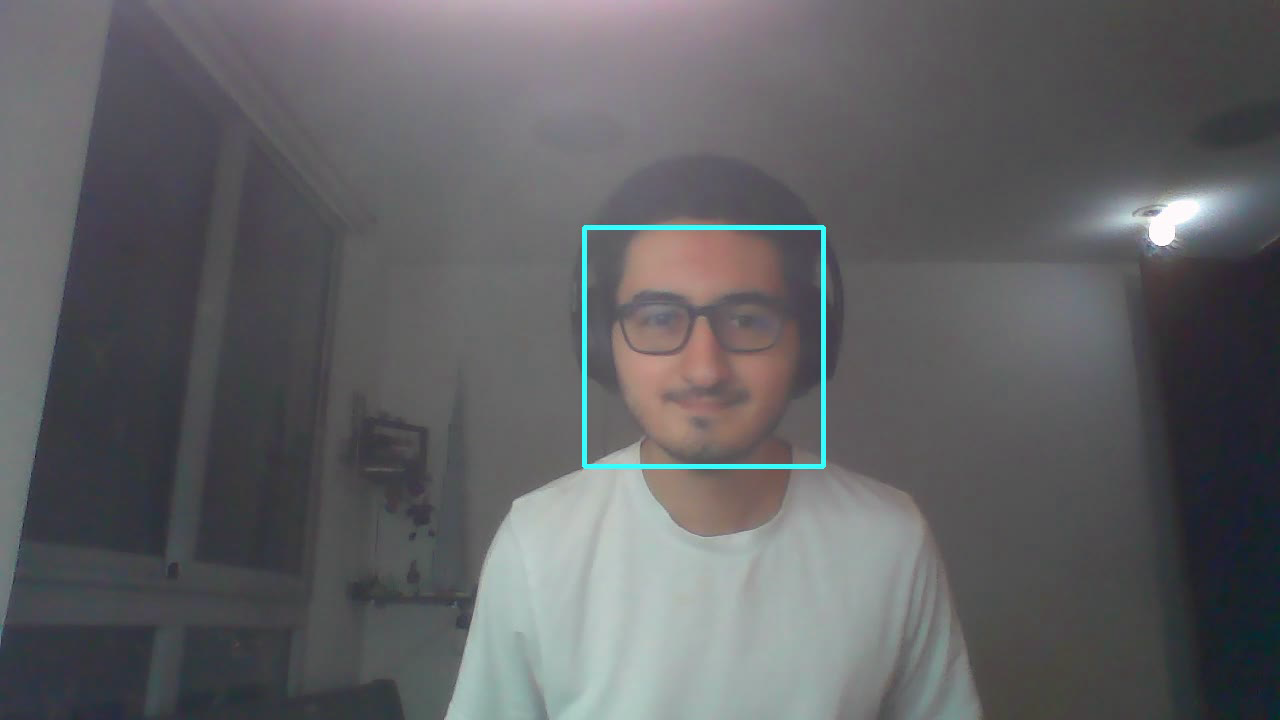
#> input picture frame 4 of python/computer_vision/face_detect_haar_cascade/sample_video_0_output.avi, 1280 x 720 px, given in place of sample_video_0.mp4, which was not available
$ python sample_video_correct_frames.py
#> lines starting #> are read from the running program, lines starting #| are printed output that depends on the picture; after the words box and inside, x2 and y2 are one past the last pixel; in counts of white or black regions, pixels touching at a corner belong together; pictures that were not available may be replaced by others from this repository, and a replacement may not be noted
#> in main, image is the input picture: shape (720, 1280, 3); mean B, G, R 99.8, 97.3, 96.9
### python/face_detect_haar_cascade/src/face_detect_hc.py
# ATTEMPT FOR FACIAL DETECTION
# Santiago Garcia Arango
# Inspired by: https://realpython.com/face-recognition-with-python/

# Built-in imports
import os

# External libraries imports
import cv2 as cv
import numpy as np

ROOT_FOLDER = os.path.abspath(os.path.join(
    os.path.dirname(__file__), os.path.pardir))
print("ROOT_FOLDER --> ", ROOT_FOLDER)


class FaceDetector:
    def __init__(self, image, show_results=False, only_biggest_face=False):
        self.image = image
        self.show_results = show_results
        self.only_biggest_face = only_biggest_face

    def face_detect(self):
        if self.image is None:
            print("ERROR: Image did not load correctly.")
            return False

        self.generate_haar_cascade_clasifier()
        self.apply_haar_cascade_clasifier()

        # If self.faces returns a tuple, it means that no faces were found
        if (type(self.faces) is tuple):
            if (self.show_results == True):
                print("Found 0 faces in given image!")
                cv.imshow("FACES DETECTED", self.image)
            return self.faces

        # Apply extra filter if only biggest face is desired
        if (self.only_biggest_face == True):
            self.faces = self.get_biggest_face()

        # Only draw face results if the show_results flag is activated
        if (self.show_results == True):
            # Draw a rectangle in the face/faces found
            for (x, y, w, h) in self.faces:
                cv.rectangle(self.image, (x, y),
                             (x + w, y + h), (255, 255, 55), 3)
            cv.imshow("FACES DETECTED", self.image)

        return self.faces

    def generate_haar_cascade_clasifier(self):
        # Create the haar cascade
        casc_path = os.path.join(
            ROOT_FOLDER, "src", "haarcascade_frontalface_default.xml")
        self.face_cascade = cv.CascadeClassifier(casc_path)

    def apply_haar_cascade_clasifier(self):
        gray_image = cv.cvtColor(self.image, cv.COLOR_BGR2GRAY)
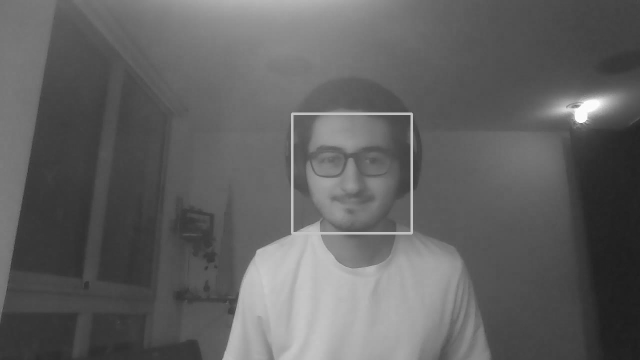
#> gray_image: shape (720, 1280) (shown at 1/2 size); min 9, max 255, mean 97.4

        # Detect faces in the image (vector of faces with rectangle dimensions)
        self.faces = self.face_cascade.detectMultiScale(
            gray_image,
            scaleFactor=1.15,
            minNeighbors=5,
            minSize=(30, 30),
            flags=cv.CASCADE_SCALE_IMAGE
        )
#> self.faces = [[597, 240, 218, 218]]

    def get_biggest_face(self):
        # Create an array for the sizes (areas) of each of the faces
        array_of_sizes = []
        for (x, y, w, h) in self.faces:
            array_of_sizes.append(w * h)
#> this loop made 1 pass
#> after the loop, array_of_sizes = [47524]

        # Get index for the biggest face based on the areas
        biggest_face_index = array_of_sizes.index(max(array_of_sizes))
#> biggest_face_index = 0

        # Return a 2d array that contains only biggest face
        return np.reshape(self.faces[biggest_face_index], (-1, 4))


# [9 lines that do not run on import are left out]

### python/face_detect_haar_cascade/samples/sample_video_correct_frames.py
# FACE DETECTION ON RECORDED VIDEO TO CHECK TOTAL FRAMES WITH DETECTED FACE

# Built-int imports
import os

# My own imports
import face_detect_hc as fdhc

# General module imports
import cv2 as cv
import time


class CorrectFramesCounter:
    def __init__(self, CAP, OUT):
        self.total_frames = 0
        self.correct_frames = 0
        self.CAP = CAP
        self.OUT = OUT

    def main(self):
        # check_results if video loaded correctly
        if (self.CAP.isOpened() == False):
            print("Error opening video stream or file")
        else:
            while (self.CAP.isOpened()):
                # Get specific read image from each instant from CAP capture
                ret, image = CAP.read()

                if ret == True:
                    # Apply face_detect algorithm to each image capture
                    fd = fdhc.FaceDetector(
                        image, show_results=True, only_biggest_face=True)
                    faces = fd.face_detect()
#> the loop in face_detect, `for (x, y, w, h) in self.faces:` made 1 pass
#> after the loop in face_detect, `for (x, y, w, h) in self.faces:`:
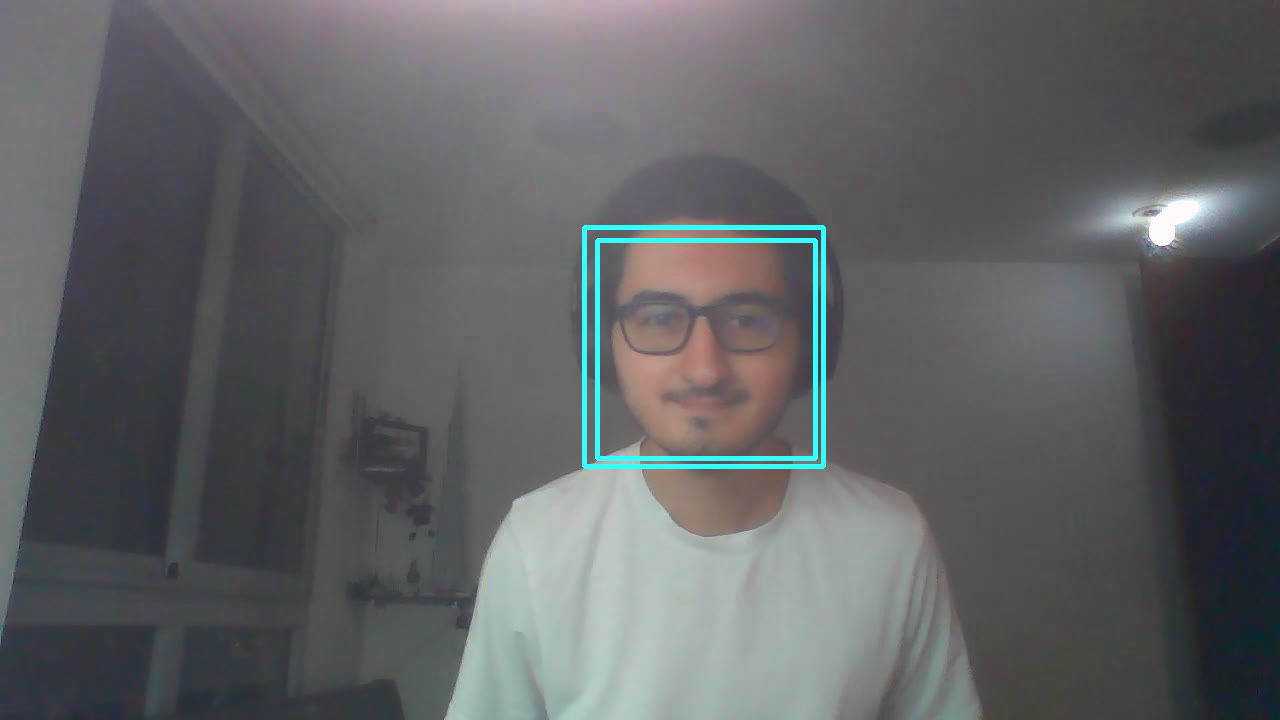
#> self.image: shape (720, 1280, 3); 0.47% of pixels changed, all inside (x1, y1, x2, y2) = (595, 238, 818, 461)
#> faces = [[597, 240, 218, 218]]

                    # Write video results in new video
                    self.OUT.write(image)

                    # Count correct frames for face_detect
                    if (len(faces) > 0):
                        self.correct_frames = self.correct_frames + 1
                    self.total_frames = self.total_frames + 1

                    # Exit when "q" is pressed
                    if (cv.waitKey(1) & 0xFF == ord("q")):
#> (key q is pressed here)
                        break

                else:
                    break

        # When CAP is finished processing, close the capture object
        self.CAP.release()
        self.OUT.release()
        cv.destroyAllWindows()


if __name__ == "__main__":
    ROOT_FOLDER = os.path.abspath(os.path.join(
        os.path.dirname(__file__), os.path.pardir))

    CAP = cv.VideoCapture(os.path.join(
        ROOT_FOLDER, "assets", "videos", "sample_video_0.mp4"))

    fourcc = cv.VideoWriter_fourcc(*'MJPG')
    OUT = cv.VideoWriter("sample_video_0_output.avi", fourcc,
                         20.0, (int(CAP.get(3)), int(CAP.get(4))))

    # Run main frame analyzer
    check_results = CorrectFramesCounter(CAP, OUT)
    check_results.main()

    # Gather frame analyzer results
    total = check_results.total_frames
    correct = check_results.correct_frames
    success = str((float(correct) / float(total)) * 100)

    print("\n\n----------- RESULTS -----------")
    print(" --> Total Frames: {}".format(total))
    print(" --> Correct Frames: {}".format(correct))
    print(" --> Succes Rate: {0} %".format(success))

$ run again, starting later in the video
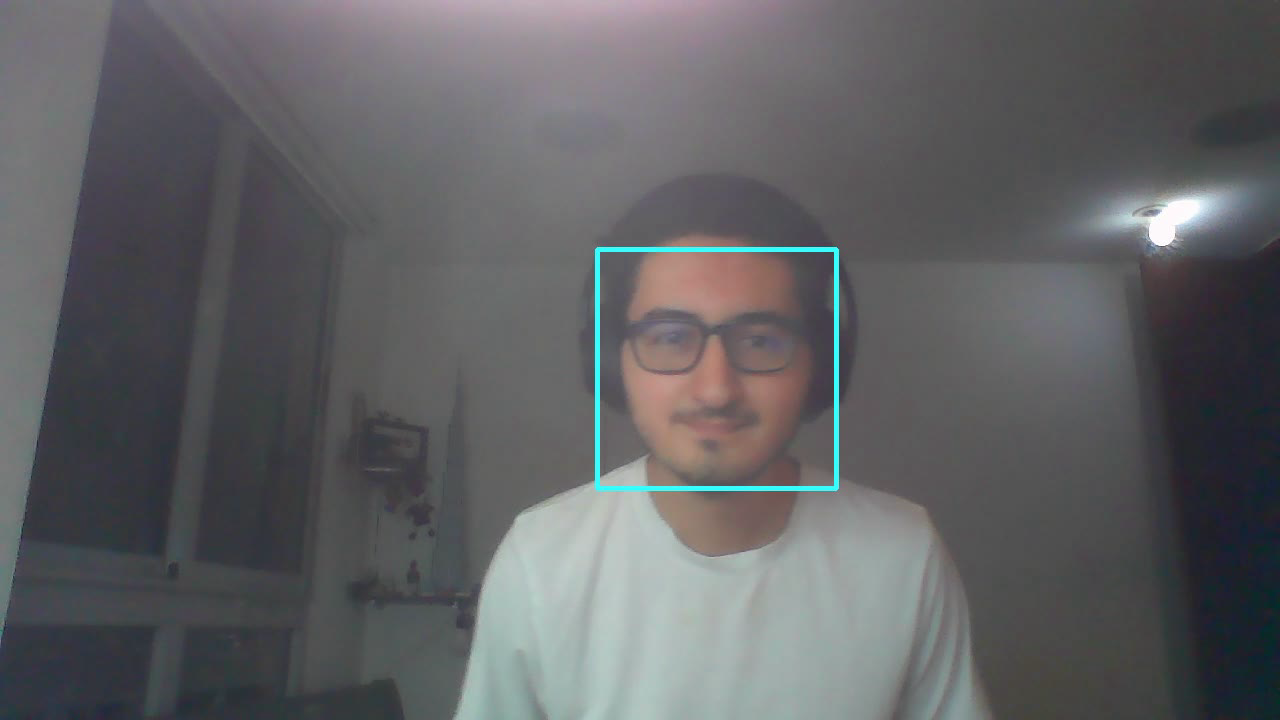
#> input picture frame 19 of python/computer_vision/face_detect_haar_cascade/sample_video_0_output.avi, 1280 x 720 px, given in place of sample_video_0.mp4, which was not available
#> in main, image is the input picture: shape (720, 1280, 3); mean B, G, R 99.2, 97, 96.3
#> in apply_haar_cascade_clasifier, `gray_image = cv.cvtColor(self.image, cv.COLOR_BGR2GRAY)`:
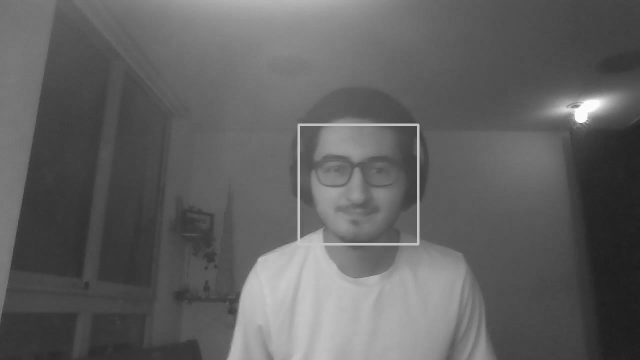
#> gray_image: shape (720, 1280) (shown at 1/2 size); min 28, max 255, mean 97
#> self.faces = [[603, 254, 227, 227]]
#> the loop in get_biggest_face, `for (x, y, w, h) in self.faces:` made 1 pass
#> after the loop in get_biggest_face, `for (x, y, w, h) in self.faces:`: array_of_sizes = [51529]
#> biggest_face_index = 0
#> the loop in face_detect, `for (x, y, w, h) in self.faces:` made 1 pass
#> after the loop in face_detect, `for (x, y, w, h) in self.faces:`:
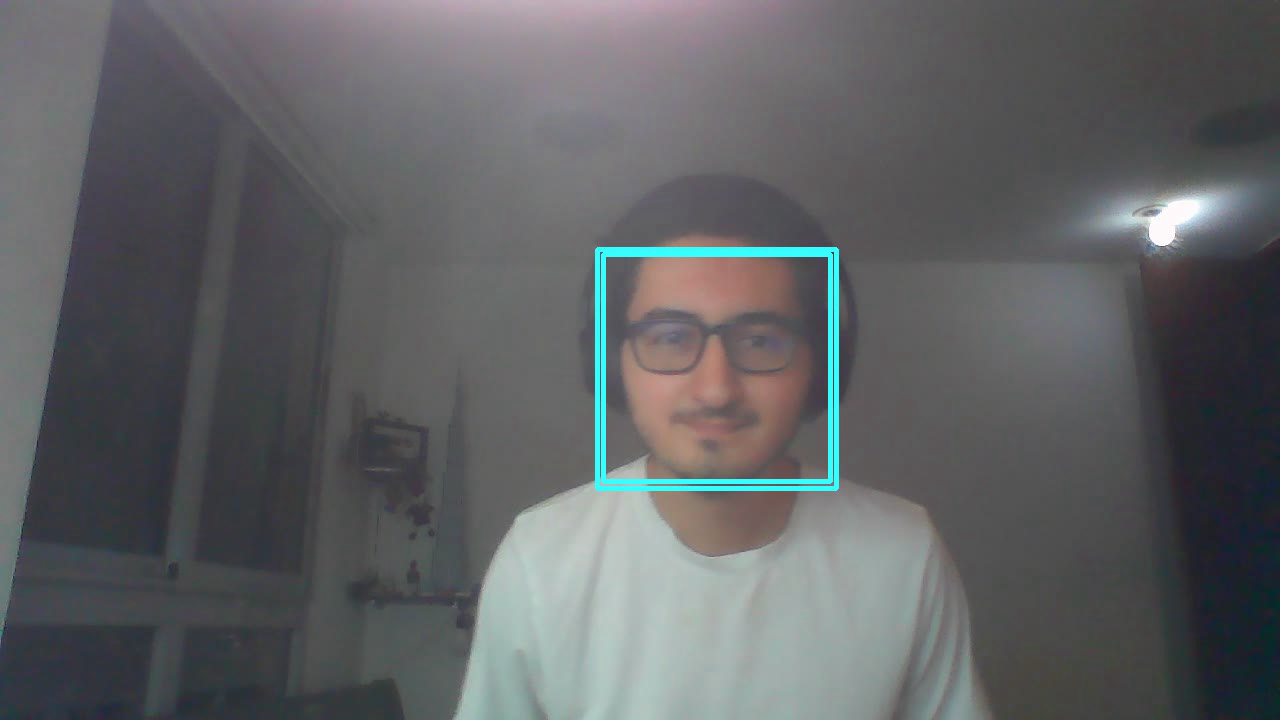
#> self.image: shape (720, 1280, 3); 0.49% of pixels changed, all inside (x1, y1, x2, y2) = (601, 252, 833, 484)
#> faces = [[603, 254, 227, 227]]

$ run again, starting later in the video
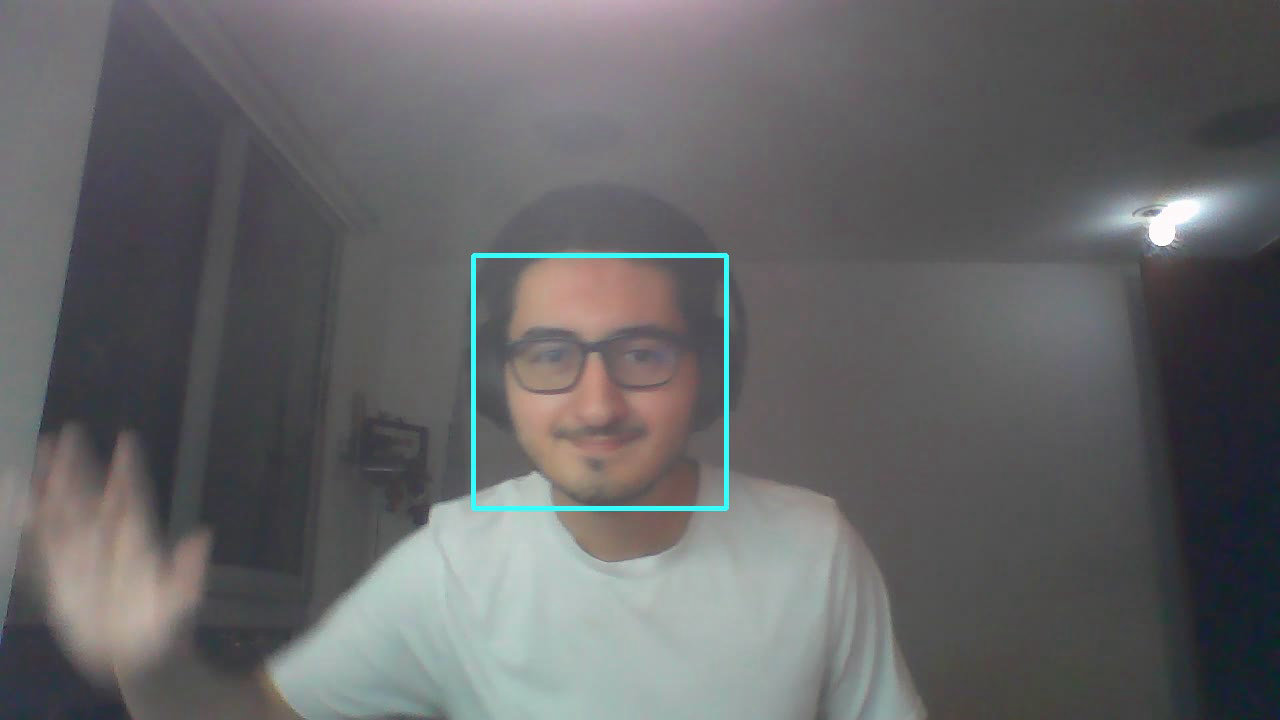
#> input picture frame 35 of python/computer_vision/face_detect_haar_cascade/sample_video_0_output.avi, 1280 x 720 px, given in place of sample_video_0.mp4, which was not available
#> in main, image is the input picture: shape (720, 1280, 3); mean B, G, R 103.2, 101.6, 101.7
#> in apply_haar_cascade_clasifier, `gray_image = cv.cvtColor(self.image, cv.COLOR_BGR2GRAY)`:
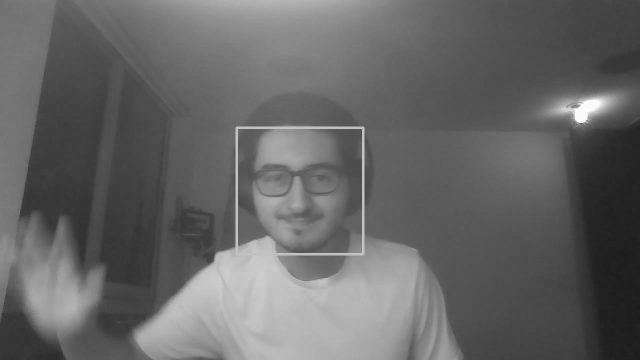
#> gray_image: shape (720, 1280) (shown at 1/2 size); min 28, max 255, mean 101.8
#> self.faces = [[474, 260, 245, 245]]
#> the loop in get_biggest_face, `for (x, y, w, h) in self.faces:` made 1 pass
#> after the loop in get_biggest_face, `for (x, y, w, h) in self.faces:`: array_of_sizes = [60025]
#> biggest_face_index = 0
#> the loop in face_detect, `for (x, y, w, h) in self.faces:` made 1 pass
#> after the loop in face_detect, `for (x, y, w, h) in self.faces:`:
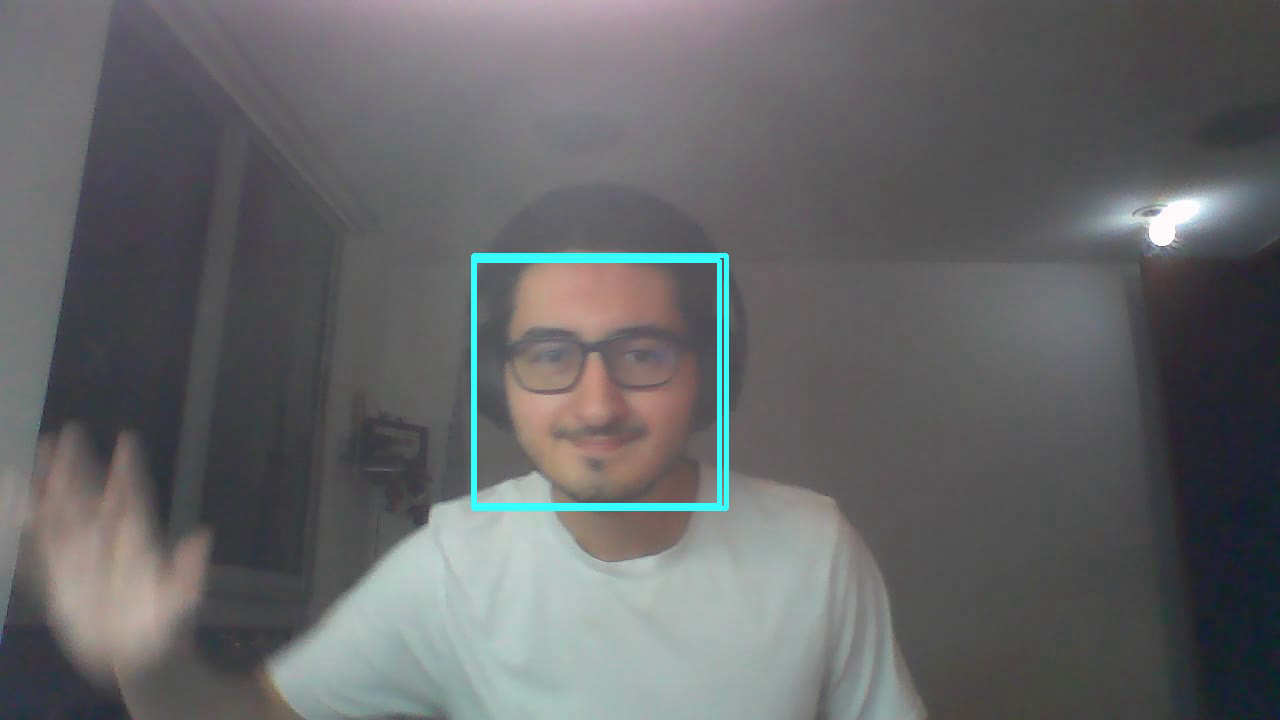
#> self.image: shape (720, 1280, 3); 0.53% of pixels changed, all inside (x1, y1, x2, y2) = (472, 258, 722, 508)
#> faces = [[474, 260, 245, 245]]
